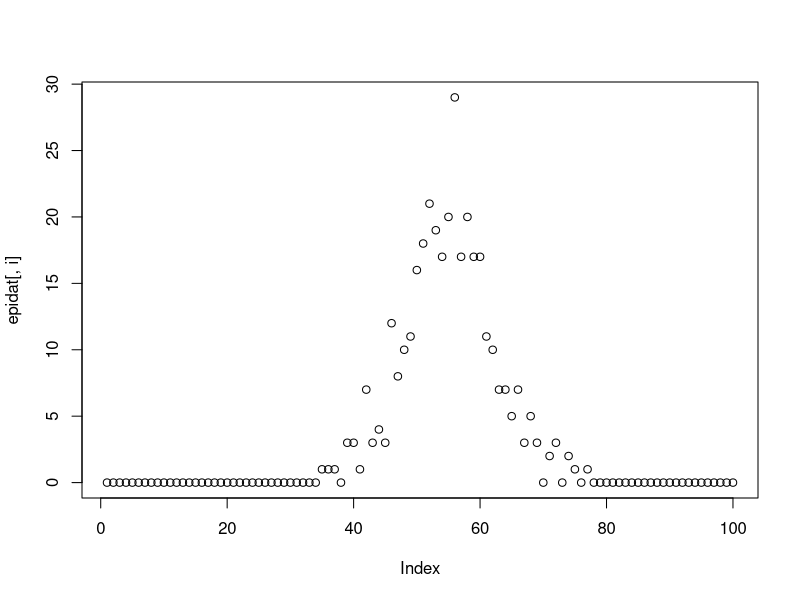
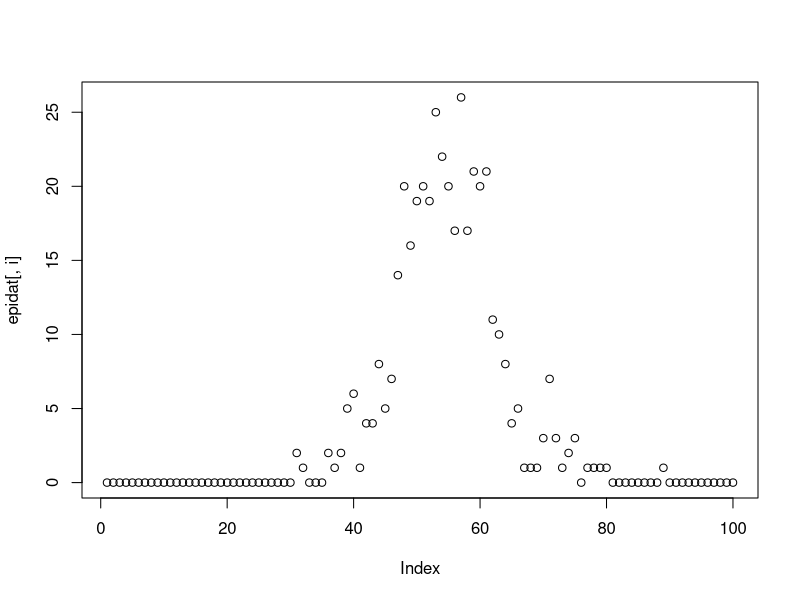
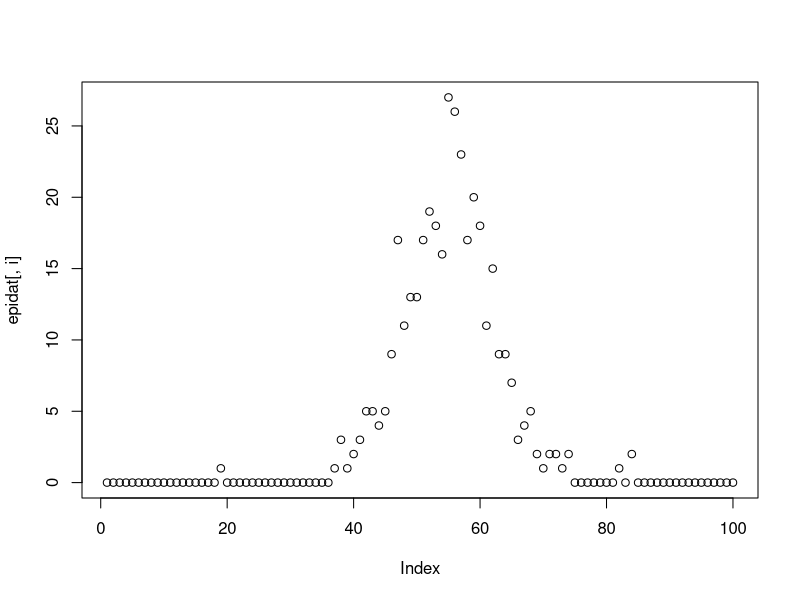
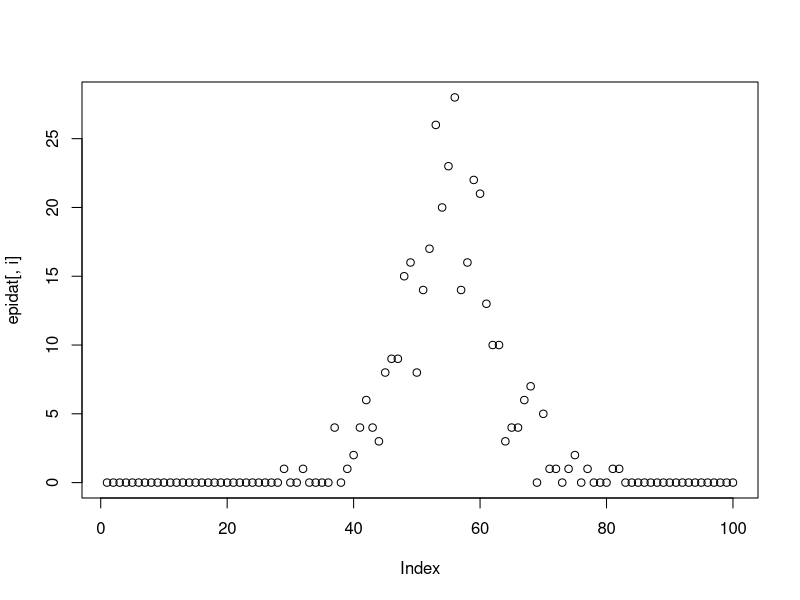
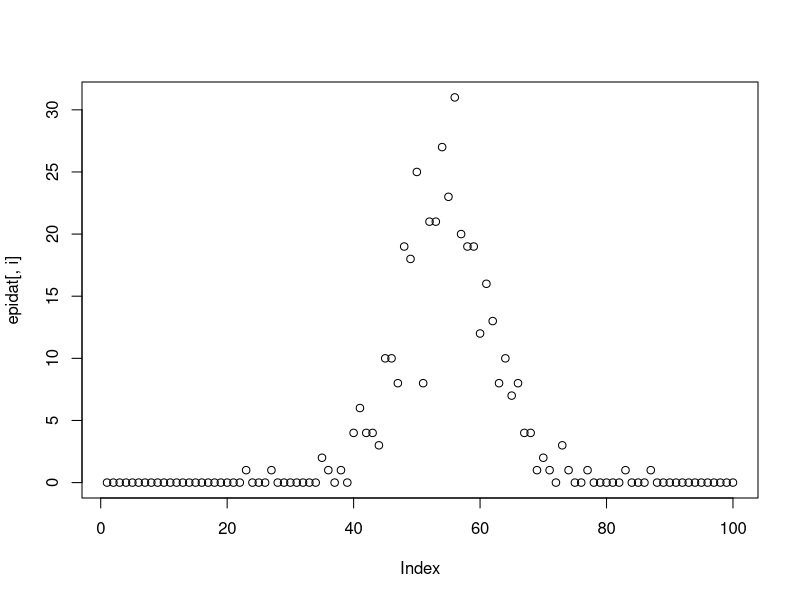
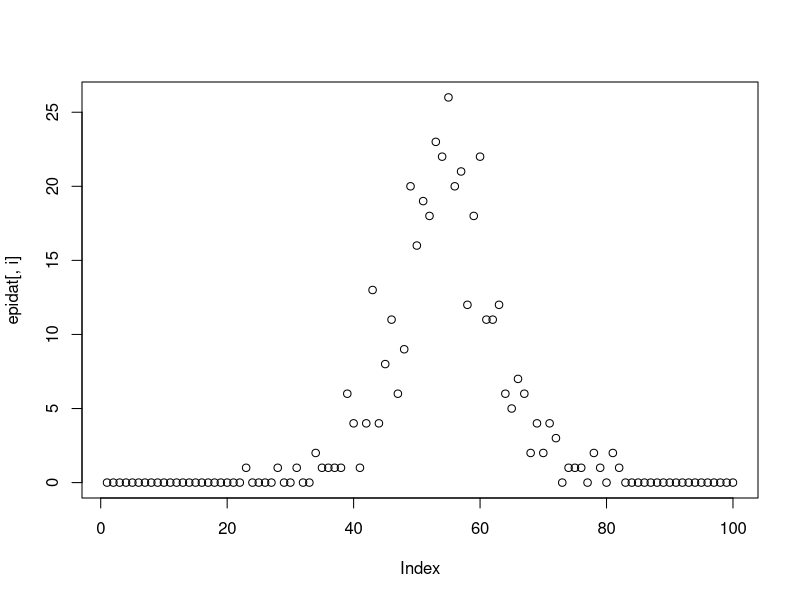
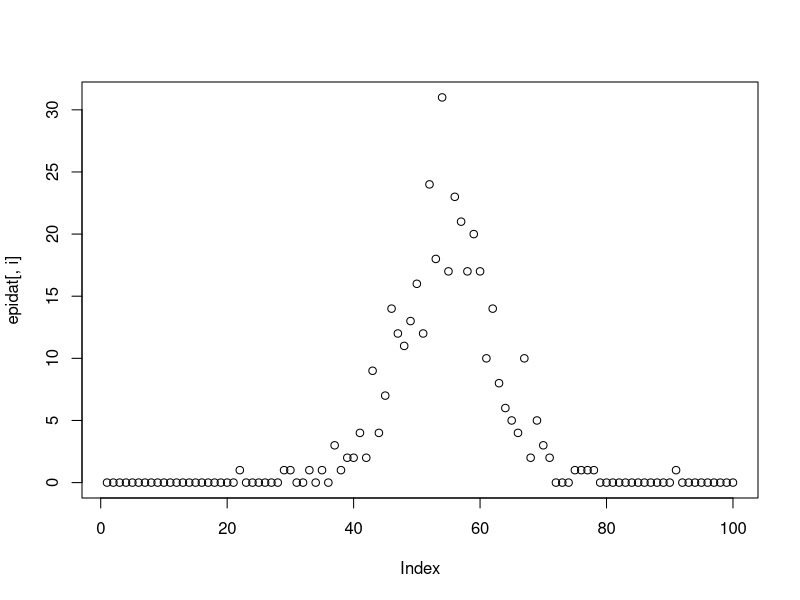
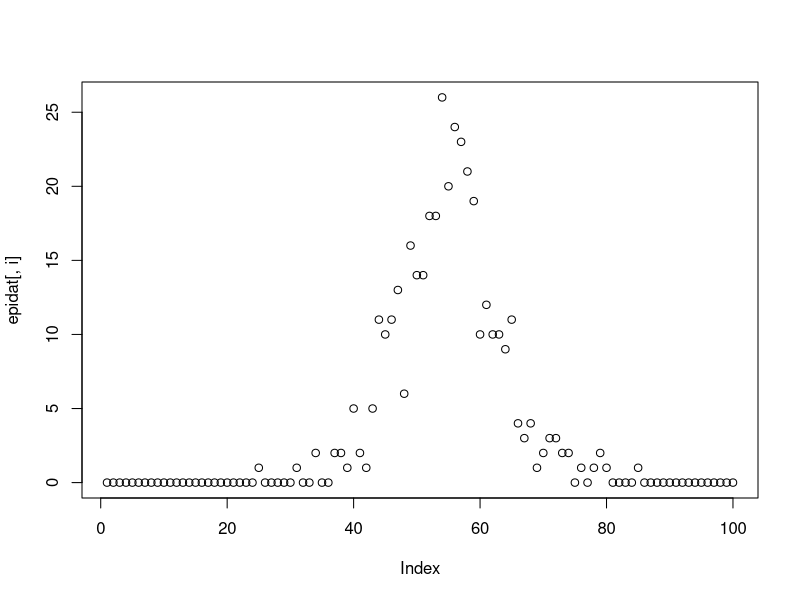

Reproduce these figures in R, in order.
## simulate SIR
library(deSolve)
library(dplyr)

N0 <- 1e3
b <- 1.25
g <- 1
steps <- 101
reporting <- 1
nrep <- 100

init <- c(S=1-1e-7,I=1e-7,R=0,CI=0)


tt <- 1:steps
tt2 <- 1:(steps -1)
  
eqn <- function(time,state,parameters){
	with(as.list(c(state,parameters)),{
		dS <- -bet*S*I
    	dI <- bet*S*I-gamm*I
    	dR <- gamm*I
	 	dCI <- bet*S*I
   	return(list(c(dS,dI,dR,dCI)))
	})
}


	pars <- c(bet=b,gamm=g)

episim <- function(x,reporting_rate){
	out <- ode(y=init,times=tt,eqn,parms=x)
	df <- as.data.frame(out)
	Inc <- diff(df$CI)
	#Inc <- df$I
	Ipois <- sapply(Inc*N0,function(x){rpois(1,x*reporting_rate)})
	return(Ipois)
#	return(Inc)
}

epidat <- replicate(nrep, episim(x=pars,reporting_rate=reporting))

for(i in 1:nrep){
	print(plot(epidat[,i]))
}
